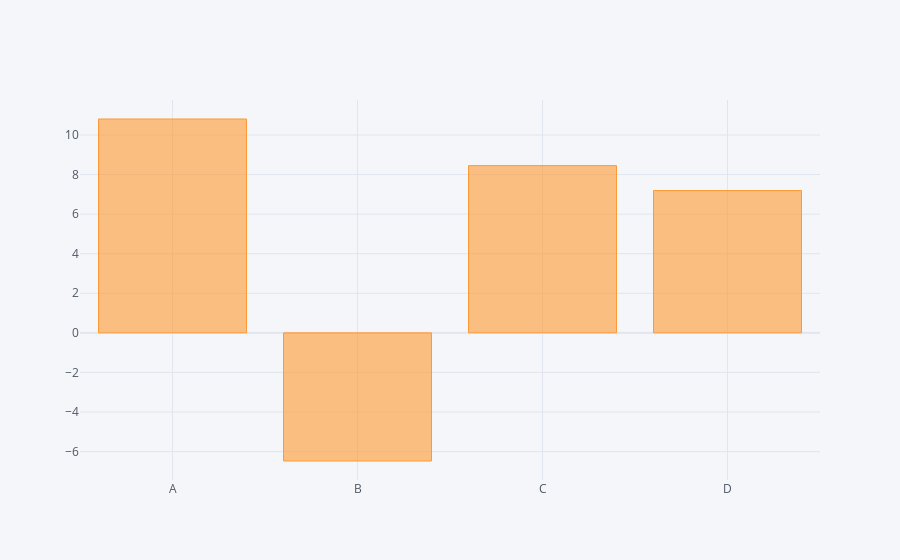

Source (notebook cell):
### Code cell
df.sum().iplot(kind='bar')

### Figure 1 — Plotly figure (JSON) as saved in the notebook; plotly's stock layout.template omitted (floating-point values rounded to 4 significant figures)
{"data": [{"marker": {"color": "rgba(255, 153, 51, 0.6)", "line": {"color": "rgba(255, 153, 51, 1.0)", "width": 1}}, "name": "None", "orientation": "v", "text": "", "type": "bar", "x": ["A", "B", "C", "D"], "y": [10.81, -6.476, 8.453, 7.193]}], "layout": {"legend": {"bgcolor": "#F5F6F9", "font": {"color": "#4D5663"}}, "paper_bgcolor": "#F5F6F9", "plot_bgcolor": "#F5F6F9", "title": {"font": {"color": "#4D5663"}}, "xaxis": {"gridcolor": "#E1E5ED", "showgrid": true, "tickfont": {"color": "#4D5663"}, "title": {"font": {"color": "#4D5663"}, "text": ""}, "zerolinecolor": "#E1E5ED"}, "yaxis": {"gridcolor": "#E1E5ED", "showgrid": true, "tickfont": {"color": "#4D5663"}, "title": {"font": {"color": "#4D5663"}, "text": ""}, "zerolinecolor": "#E1E5ED"}}}
